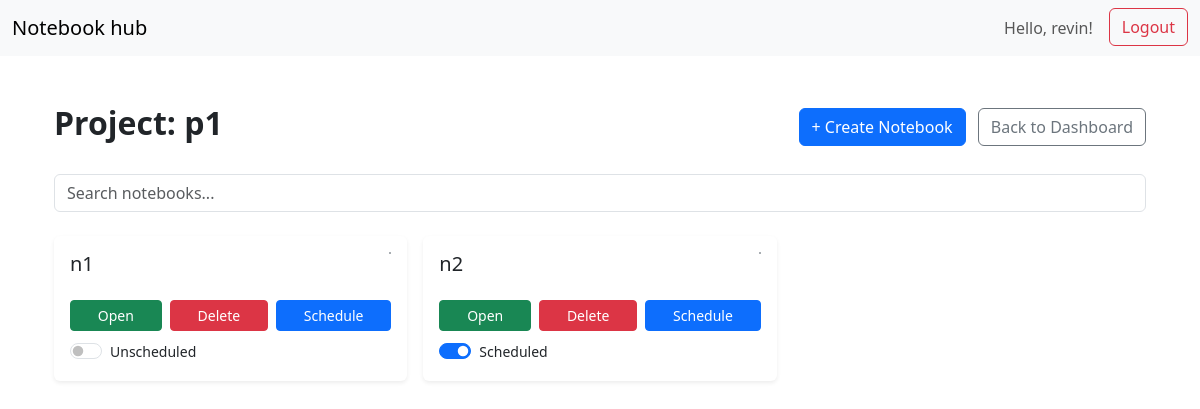
/project/1 (signed in), run on the app's committed database.
### core/models.py (models this page shows, shortened)
class CustomUser(AbstractUser):
    group = models.ForeignKey('BusinessGroup', on_delete=models.SET_NULL, null=True, blank=True)

class Project(models.Model):
    user = models.ForeignKey(settings.AUTH_USER_MODEL, on_delete=models.CASCADE)
    group = models.ForeignKey(BusinessGroup, on_delete=models.CASCADE, null=True, blank=True) #project belongs to this group
    name = models.CharField(max_length=255)
    created_at = models.DateTimeField(auto_now_add=True)
    class Meta:
        unique_together = ('group','name') #ensures that within a given business group, project names are unique

class Notebook(models.Model):
    project = models.ForeignKey(Project, on_delete=models.CASCADE)
    user = models.ForeignKey(settings.AUTH_USER_MODEL, on_delete=models.CASCADE)
    name = models.CharField(max_length=255)
    file_path = models.CharField(max_length=1024)
    created_at = models.DateTimeField(auto_now_add=True)
    is_scheduled = models.BooleanField(default=False)
    schedule_seconds = models.IntegerField(default=0)
    schedule_minutes = models.IntegerField(default=0)
    schedule_hours = models.IntegerField(default=0)
    start_time = models.DateTimeField(null=True, blank=True)
    airflow_dag_id = models.CharField(max_length=255, null=True, blank=True)

### core/views.py (the view)
# urls.py: path('project/<int:project_id>', views.project_detail, name='project_detail'),
@login_required
def project_detail(request, project_id):
    group=None
    if hasattr(request.user,"group"):
        group = request.user.group
    project = get_object_or_404(Project, id=project_id, group=group)
    notebooks = Notebook.objects.filter(project=project)
    form = NotebookForm(project=project)
    for nb in notebooks:
        nb.jupyter_url=f"http://localhost:8888/lab/tree/{project.id}/{nb.name}.ipynb"
    return render(request, 'project_detail.html', {'project': project, 'notebooks': notebooks, 'form': form})

### core/forms.py (shortened to what this page needs)
class NotebookForm(forms.ModelForm):
    class Meta:
        model = Notebook
        fields = ['name']
    def __init__(self, *args, **kwargs):
        self.project = kwargs.pop('project', None)
        self.user = kwargs.pop('user', None)
        super().__init__(*args, **kwargs)

### core/templates/project_detail.html (shortened to what this page needs)
{% extends "base.html" %}
{% block content %}
<div class="container mt-5">
    <div class="d-flex justify-content-between align-items-center mb-4">
        <h2 class="fw-bold">Project: {{ project.name }}</h2>
        <div>
            <button type="button" class="btn btn-primary me-2" data-bs-toggle="modal" data-bs-target="#createNotebookModal">
                + Create Notebook
            </button>
            <a href="{% url 'dashboard' %}" class="btn btn-outline-secondary">Back to Dashboard</a>
        </div>
    </div>
    <input type="text" id="notebookSearch" class="form-control mb-4" placeholder="Search notebooks...">
    {% if notebooks %}
    <div class="row row-cols-1 row-cols-md-3 g-3" id="notebooksGrid">
        {% for notebook in notebooks %}
        <div class="col notebook-card">
            <div class="card h-100 shadow-sm border-0 hover-shadow" style="transition: transform 0.15s;">
                <div class="card-body d-flex flex-column">
                    <div class="d-flex justify-content-between align-items-start mb-2">
                        <h5 class="card-title text-truncate">{{ notebook.name }}</h5>
                        <button type="button" class="btn btn-outline-secondary btn-sm p-0" data-bs-toggle="popover" data-bs-html="true"
                                data-bs-content="Created: {{ notebook.created_at|date:'M d, Y H:i' }}<br>Owner: {{ notebook.user }}">
                        </button>
                    </div>
                    <div class="mt-auto pt-2">
                        <div class="d-flex gap-2">
                            <a href="{{ notebook.jupyter_url }}" target="_blank" class="btn btn-success btn-sm flex-fill">Open</a>
                            <form method="POST" action="{% url 'delete_notebook' notebook.id %}" class="flex-fill">
                                <button type="submit" class="btn btn-danger btn-sm w-100">Delete</button>
                            </form>
                            <button class="btn btn-primary btn-sm flex-fill"
                                    data-bs-toggle="modal"
                                    data-bs-target="#scheduleModal"
                                    data-notebook-id="{{ notebook.id }}"
                                    data-seconds="{{ notebook.schedule_seconds }}"
                                    data-minutes="{{ notebook.schedule_minutes }}"
                                    data-hours="{{ notebook.schedule_hours }}"
                                    data-start="{{ notebook.start_time|date:'Y-m-d\\TH:i' }}">
                                Schedule
                            </button>
                        </div>
                        <div class="form-check form-switch mt-2">
                            <input class="form-check-input schedule-toggle" type="checkbox" data-notebook-id="{{ notebook.id }}" {% if notebook.is_scheduled %} checked {% endif %}>
                            <label class="form-check-label small">
                                {% if notebook.is_scheduled %} Scheduled {% else %} Unscheduled {% endif %}
                            </label>
                        </div>
                    </div>
                </div>
            </div>
        </div>
        {% endfor %}
    </div>
    {% else %}
    <p class="text-muted">No notebooks yet. Create one!</p>
    {% endif %}
</div>
{% endblock %}

### core/templates/base.html (shortened to what this page needs)
<!DOCTYPE html>
<html lang="en">
<head>
    <link href="https://cdn.jsdelivr.net/npm/bootstrap@5.3.2/dist/css/bootstrap.min.css" rel="stylesheet">
</head>
<body>
<nav class="navbar navbar-expand-lg navbar-light bg-light">
  <div class="container-fluid">
    <a class="navbar-brand" href="{% url 'dashboard' %}">Notebook hub</a>
    <div class="collapse navbar-collapse justify-content-end" id="navbarNav">
      <ul class="navbar-nav">
        {% if user.is_authenticated %}
        <li class="nav-item">
          <span class="nav-link">Hello, {{ user.username }}!</span>
        </li>
        <li class="nav-item">
            <form method="POST" action="{% url 'logout' %}" class="d-inline">
                <button type="submit" class="btn btn-outline-danger ms-2">Logout</button>
            </form>
        </li>
        {% else %}
        <li class="nav-item">
          <a class="nav-link btn btn-outline-primary" href="{% url 'login' %}">Login</a>
        </li>
        {% endif %}
      </ul>
    </div>
  </div>
</nav>
<div class="container">
    {% block content %}
    {% endblock %}
</div>
</body>
</html>

### data on the page
CustomUser: username "revin"
Project: name "p1"
Notebook: name "n1", shows "Unscheduled"
Notebook: name "n2", is_scheduled "☑", shows "Scheduled"
